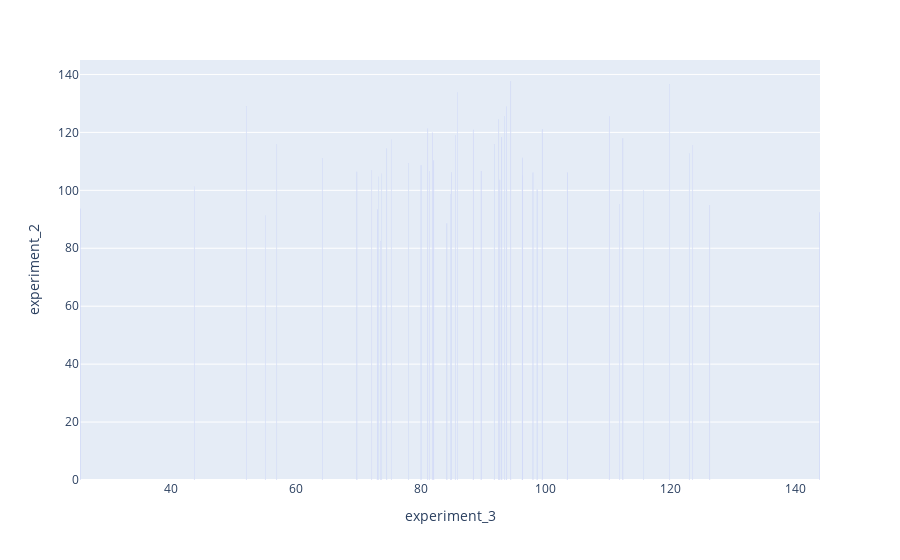

The cell this chart's notebook holds for it:
### Code cell
px.bar(df,x="experiment_3",y="experiment_2",hover_name="gender")

### Figure 1 — Plotly figure (JSON) as saved in the notebook; plotly's stock layout.template omitted (floating-point values rounded to 4 significant figures)
{"data": [{"alignmentgroup": "True", "hovertemplate": "<b>%{hovertext}</b><br><br>experiment_3=%{x}<br>experiment_2=%{y}<extra></extra>", "hovertext": ["male", "male", "male", "male", "male", "male", "male", "male", "male", "male", "male", "male", "male", "male", "male", "male", "male", "male", "male", "male", "male", "male", "male", "male", "male", "male", "male", "male", "male", "male", "male", "male", "male", "male", "male", "male", "male", "male", "male", "male", "male", "male", "male", "male", "male", "male", "male", "male", "male", "male"], "legendgroup": "", "marker": {"color": "#636efa", "pattern": {"shape": ""}}, "name": "", "offsetgroup": "", "orientation": "v", "showlegend": false, "textposition": "auto", "type": "bar", "x": [73.03, 103.4, 72.14, 111.8, 96.28, 97.96, 92.67, 85.87, 85.53, 110.2, 74.58, 96.23, 93.43, 84.87, 93.68, 84.78, 75.32, 80.05, 98.61, 69.8, 43.8, 99.42, 81.38, 82.11, 56.95, 84.2, 143.8, 126.2, 25.53, 78.05, 55.16, 81.85, 81.13, 73.54, 112.3, 93.74, 89.66, 92.98, 123.0, 92.49, 119.8, 94.41, 91.76, 115.6, 88.4, 73.25, 73.73, 52.11, 64.26, 123.5], "xaxis": "x", "y": [93.42, 106.2, 107.0, 95.09, 105.1, 106.2, 103.6, 133.8, 119.1, 125.6, 114.6, 111.3, 125.5, 106.1, 129.0, 98.53, 117.5, 108.7, 100.3, 106.4, 101.2, 121.2, 106.5, 110.4, 115.9, 88.66, 92.47, 94.93, 93.62, 109.3, 91.33, 120.0, 121.4, 82.48, 118.0, 100.4, 106.7, 118.4, 112.7, 124.4, 136.7, 137.7, 115.9, 100.0, 120.9, 104.7, 105.7, 129.0, 111.1, 115.5], "yaxis": "y"}], "layout": {"barmode": "relative", "legend": {"tracegroupgap": 0}, "margin": {"t": 60}, "xaxis": {"anchor": "y", "domain": [0, 1], "title": {"text": "experiment_3"}}, "yaxis": {"anchor": "x", "domain": [0, 1], "title": {"text": "experiment_2"}}}}
